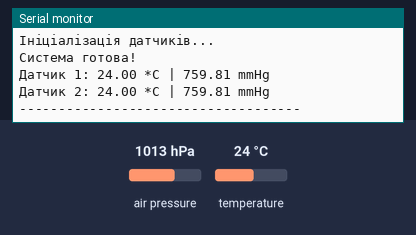
Simulated run of this program. Board: ESP32. On the bench: the last lines printed to the serial monitor. The inputs (shaded band) are chosen by the test bench; at power-on: air pressure 1013 hPa, temperature 24 °C.

Above: at 1.2 s.
1.3 s: air pressure set to 952 hPa
At 2.6 s:
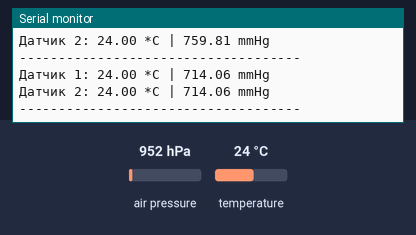
2.8 s: temperature set to 12 °C
4.3 s: air pressure set to 975 hPa
At 4.3 s:
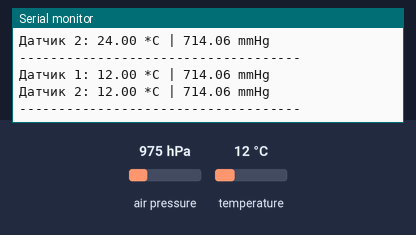
Timing chart, 0 to 7.3 s (numbered marks = the images above; inputs shaded):
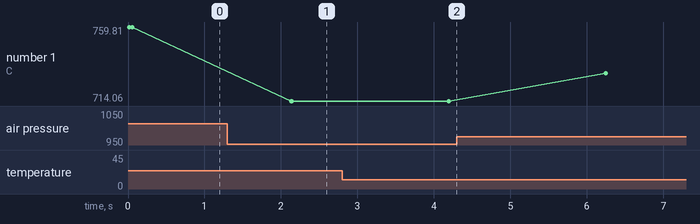

The program:

main.cpp
```cpp
#include <Wire.h>
#include <SPI.h>
#include <Adafruit_BMP280.h>

// Спільні піни для обох датчиків
#define BMP_SCK 18
#define BMP_MISO 19
#define BMP_MOSI 23

// Окремі піни вибору (CS)
#define BMP_CS_1 5
#define BMP_CS_2 15

// Створюємо два об'єкти з різними CS
Adafruit_BMP280 bmp1(BMP_CS_1, BMP_MOSI, BMP_MISO, BMP_SCK);
Adafruit_BMP280 bmp2(BMP_CS_2, BMP_MOSI, BMP_MISO, BMP_SCK);

void setup()
{
  Serial.begin(9600);

  Serial.println("Ініціалізація датчиків...");

  // Запуск першого датчика
  if (!bmp1.begin())
  {
    Serial.println("Помилка: Датчик №1 не знайдено!");
  }

  // Запуск другого датчика
  if (!bmp2.begin())
  {
    Serial.println("Помилка: Датчик №2 не знайдено!");
  }

  Serial.println("Система готова!");
}

void loop()
{
  // Дані з першого датчика
  Serial.print("Датчик 1: ");
  Serial.print(bmp1.readTemperature());
  Serial.print(" *C | ");
  Serial.print(bmp1.readPressure() * 0.00750062); // в мм рт. ст.
  Serial.println(" mmHg");

  // Дані з другого датчика
  Serial.print("Датчик 2: ");
  Serial.print(bmp2.readTemperature());
  Serial.print(" *C | ");
  Serial.print(bmp2.readPressure() * 0.00750062);
  Serial.println(" mmHg");

  Serial.println("------------------------------------");
  delay(2000);
}
```

Measured:
- after the input at 1.3 s, the serial monitor: prints a new line after 0.84 s (image 1)
- plotted number 1: 759.81 → 714.06 after the input at 1.3 s, 714.06 → 731.31 after the input at 4.3 s
